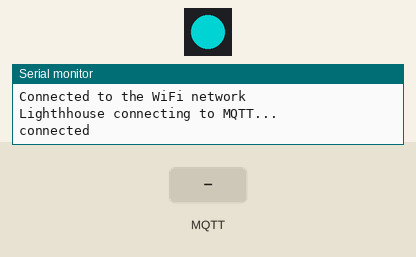
Bench run of a sketch on a simulated ESP8266 (Wemos D1 mini). Parts: 1 RGB LEDs in strip order, left to right, the last lines printed to the serial monitor. Inputs (shaded band) come from the test bench. Dim RGB values are drawn brighter than linear; WiFi joins after 1.5 s; servers stay silent unless stated; no MQTT or app messages arrive unless stated.

Above: at 2.43 s.
2.8 s: MQTT message "5" arrives on the first subscribed topic
At 3.5 s:
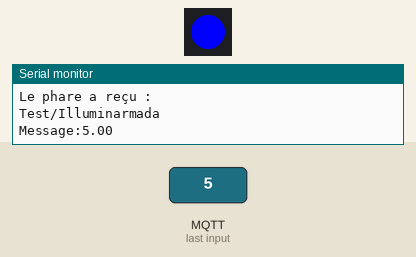
4.5 s: MQTT message "0" arrives on the first subscribed topic
At 4.77 s:
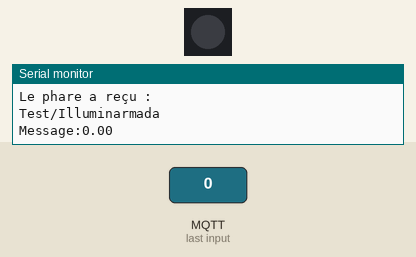
7.5 s: MQTT message "90" arrives on the first subscribed topic
At 8.7 s:
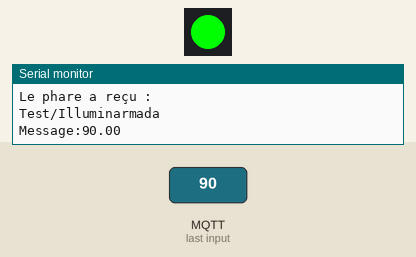
9.0 s: MQTT message "1" arrives on the first subscribed topic
At 9.9 s:
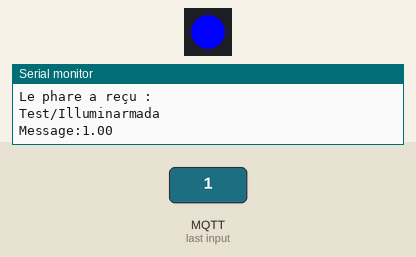
10.5 s: MQTT message "200" arrives on the first subscribed topic
At 10.9 s:
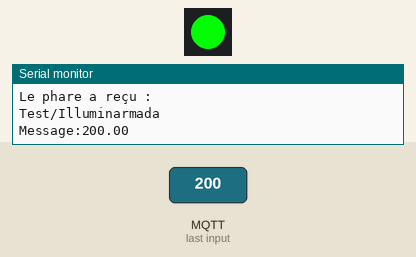
Timing chart, 0 to 13.1 s (numbered marks = the images above; inputs shaded):
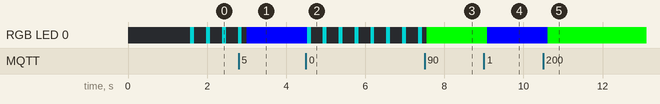

The sketch:

Receiver_NeoSound.ino
```cpp
  // ==================================================================== NEOPIXEL LED =========================================================================

// Librairie pour la Led neopixel
#include <Adafruit_NeoPixel.h> // librairie pour les neopixel

// IMPORTANT: Set pixel COUNT, PIN and TYPE
#define PIXEL_PIN D2    // Pin digitale d'où on envoie le signal vers les leds,
#define PIXEL_COUNT 1  // nbr de led dans la bande
#define PIXEL_TYPE NEO_GRB + NEO_KHZ800

//instanciation de l'objet strip
Adafruit_NeoPixel strip(PIXEL_COUNT, PIXEL_PIN, PIXEL_TYPE);


// Mes variables pour le Neo + Thermometre :

// Variables pour la temperature :
//int reading;
//float voltage;
float temperatureC;
char receiveStringTemperature [30];


// Variables pour le rgb et clignotement

bool blink = false;   // booléen pour le clignotement ; true = clignotement ; false = continu
int mappedGreen =0;
int mappedBlue =0;
int mappedRed =0;

int tempMinBlue;    // Les 4 variables ici définissent les intervalles de températures pour lequel on est en bleu (froid) ou en rouge (chaud)
int tempMaxBlue;
int tempMinRed;
int tempMaxRed;

float borneInfTempIdeal ;  // Les 2 variables ici détermine l'intervalle de témpérature idéale où on clignotera en vert
float borneSupTempIdeal ;

//===================================================================  FIN NEOPIXEL LED ===========================================================================


//===================================================================  MQTT PROTOCOLE =============================================================================

// Librairies pour le MQTT
#include <PubSubClient.h>
#include <ESP8266WiFi.h>
#include <WiFiClient.h>


// Mes variables pour le MQTT :


const char* ssid = "PROXIMUS";  // nom du sous-réseau
const char* password = "digitalent"; // mdp du sous-réseau


const char* mqttServer = "broker.hivemq.com";  // serveur public open test, à changer après sur un serveur privé pour plus de sécurité
const int mqttPort = 1883;  // par défaut 1883
const char* mqttUser = "Jean";
const char* mqttPassword = "Poche";


WiFiClient espClient;  // instanciation de l'objet espClient de type WiFiClient issu de la library
PubSubClient client(espClient);  // instanciation de l'objet client de type PubSubClient issu de la library
// l'instanciation de l'objet de type PubSubClient peut être surchargée avec plus d'arguments


//char* buff_msg[32]; // mqtt message


//=================================================================== FIN MQTT PROTOCOLE =============================================================================


//=================================================================== SON VIA BUZZER  =============================================================================


//#define BUZZER_PIN D7
//const int buzzer = 9;
const int buzzer = D5; //Define pin 10, can use other PWM pins  (5,6 or 9)
//Note pins 3 and 11 can't be used when using the tone function in Arduino Uno
const int songspeed = 1.5; //Change to 2 for a slower version of the song, the bigger the number the slower the song
//*****************************************
//Defining note frequency
#define NOTE_C4  262
#define NOTE_D4  294
#define NOTE_E4  330
#define NOTE_F4  349
#define NOTE_G4  392
#define NOTE_A4  440
#define NOTE_B4  494
#define NOTE_C5  523
#define NOTE_D5  587
#define NOTE_E5  659
#define NOTE_F5  698
#define NOTE_G5  784
#define NOTE_A5  880
#define NOTE_B5  988

//*****************************************
int mesNotes[] = {       //Note of the song, 0 is a rest/pulse  (1 est le rest/pulse pour wemos)
//================================================  REMARQUE : POUR LA WEMOS, ON A DU REMPLACER TOUS LES 0 PAR DES 1 SINON CA CALAIT AU 1er 0 ==========================
  NOTE_C5, NOTE_G4, NOTE_E4,NOTE_C4,1
};

int mesDurations[] = {         //duration of each note (in ms) Quarter Note is set to 250 ms
  250, 250, 250, 250,125
};

/*
int mesNotes2[] = {       //Note of the song, 0 is a rest/pulse  (1 est le rest/pulse pour wemos)
//================================================  REMARQUE : POUR LA WEMOS, ON A DU REMPLACER TOUS LES 0 PAR DES 1 SINON CA CALAIT AU 1er 0 ==========================
  NOTE_G4, 1, NOTE_G4, 1, NOTE_G4,NOTE_A4, NOTE_B4
};

int mesDurations2[] = {         //duration of each note (in ms) Quarter Note is set to 250 ms
  250, 125, 250, 125, 500, 250, 250
};
*/


int notes[] = {       //Note of the song, 0 is a rest/pulse  (1 est le rest/pulse pour wemos)
//================================================  REMARQUE : POUR LA WEMOS, ON A DU REMPLACER TOUS LES 0 PAR DES 1 SINON CA CALAIT AU 1er 0 ==========================
  NOTE_E4, NOTE_G4, NOTE_A4, NOTE_A4, 1,
  NOTE_A4, NOTE_B4, NOTE_C5, NOTE_C5, 1,
  NOTE_C5, NOTE_D5, NOTE_B4, NOTE_B4, 1,
  NOTE_A4, NOTE_G4, NOTE_A4, 1,

  NOTE_E4, NOTE_G4, NOTE_A4, NOTE_A4, 1,
  NOTE_A4, NOTE_B4, NOTE_C5, NOTE_C5, 1,
  NOTE_C5, NOTE_D5, NOTE_B4, NOTE_B4, 1,
  NOTE_A4, NOTE_G4, NOTE_A4, 1,

  NOTE_E4, NOTE_G4, NOTE_A4, NOTE_A4, 1,
  NOTE_A4, NOTE_C5, NOTE_D5, NOTE_D5, 1,
  NOTE_D5, NOTE_E5, NOTE_F5, NOTE_F5, 1,
  NOTE_E5, NOTE_D5, NOTE_E5, NOTE_A4, 1,

  NOTE_A4, NOTE_B4, NOTE_C5, NOTE_C5, 1,
  NOTE_D5, NOTE_E5, NOTE_A4, 1,
  NOTE_A4, NOTE_C5, NOTE_B4, NOTE_B4, 1,
  NOTE_C5, NOTE_A4, NOTE_B4, 1,


  NOTE_A4, NOTE_A4,
  //Repeat of first part
  NOTE_A4, NOTE_B4, NOTE_C5, NOTE_C5, 1,
  NOTE_C5, NOTE_D5, NOTE_B4, NOTE_B4, 1,
  NOTE_A4, NOTE_G4, NOTE_A4, 1,

  NOTE_E4, NOTE_G4, NOTE_A4, NOTE_A4, 1,
  NOTE_A4, NOTE_B4, NOTE_C5, NOTE_C5, 1,
  NOTE_C5, NOTE_D5, NOTE_B4, NOTE_B4, 1,
  NOTE_A4, NOTE_G4, NOTE_A4, 1,

  NOTE_E4, NOTE_G4, NOTE_A4, NOTE_A4, 1,
  NOTE_A4, NOTE_C5, NOTE_D5, NOTE_D5, 1,
  NOTE_D5, NOTE_E5, NOTE_F5, NOTE_F5, 1,
  NOTE_E5, NOTE_D5, NOTE_E5, NOTE_A4, 1,


  NOTE_A4, NOTE_B4, NOTE_C5, NOTE_C5, 1,
  NOTE_D5, NOTE_E5, NOTE_A4, 1,
  NOTE_A4, NOTE_C5, NOTE_B4, NOTE_B4, 1,
  NOTE_C5, NOTE_A4, NOTE_B4, 1,
  //End of Repeat

  NOTE_E5, 1, 1, NOTE_F5, 1, 1,
  NOTE_E5, NOTE_E5, 1, NOTE_G5, 1, NOTE_E5, NOTE_D5, 1, 1,
  NOTE_D5, 1, 1, NOTE_C5, 1, 1,
  NOTE_B4, NOTE_C5, 1, NOTE_B4, 1, NOTE_A4,

  NOTE_E5, 1, 1, NOTE_F5, 1, 1,
  NOTE_E5, NOTE_E5, 1, NOTE_G5, 1, NOTE_E5, NOTE_D5, 1, 1,
  NOTE_D5, 1, 1, NOTE_C5, 1, 1,
  NOTE_B4, NOTE_C5, 1, NOTE_B4, 1, NOTE_A4
};


//*****************************************
int duration[] = {         //duration of each note (in ms) Quarter Note is set to 250 ms
  125, 125, 250, 125, 125,
  125, 125, 250, 125, 125,
  125, 125, 250, 125, 125,
  125, 125, 375, 125,

  125, 125, 250, 125, 125,
  125, 125, 250, 125, 125,
  125, 125, 250, 125, 125,
  125, 125, 375, 125,

  125, 125, 250, 125, 125,
  125, 125, 250, 125, 125,
  125, 125, 250, 125, 125,
  125, 125, 125, 250, 125,

  125, 125, 250, 125, 125,
  250, 125, 250, 125,
  125, 125, 250, 125, 125,
  125, 125, 375, 375,

  250, 125,
  //Rpeat of First Part
  125, 125, 250, 125, 125,
  125, 125, 250, 125, 125,
  125, 125, 375, 125,

  125, 125, 250, 125, 125,
  125, 125, 250, 125, 125,
  125, 125, 250, 125, 125,
  125, 125, 375, 125,

  125, 125, 250, 125, 125,
  125, 125, 250, 125, 125,
  125, 125, 250, 125, 125,
  125, 125, 125, 250, 125,

  125, 125, 250, 125, 125,
  250, 125, 250, 125,
  125, 125, 250, 125, 125,
  125, 125, 375, 375,

  //End of Repeat

  250, 125, 375, 250, 125, 375,
  125, 125, 125, 125, 125, 125, 125, 125, 375,
  250, 125, 375, 250, 125, 375,
  125, 125, 125, 125, 125, 500,

  250, 125, 375, 250, 125, 375,
  125, 125, 125, 125, 125, 125, 125, 125, 375,
  250, 125, 375, 250, 125, 375,
  125, 125, 125, 125, 125, 500
};


//============================================================== FIN SON VIA BUZZER ===========================================================================


//============================================================== METHODE setup()  =============================================================================

void setup()
{
    Serial.begin(9600);

    //int mappedGreen =0;
    //int mappedBlue =0;
    //int mappedRed =0;

    strip.begin(); // Methode de la librairie - Initialize all pixels to 'off'
    strip.show();  //

    // Pour la connexion au wifi :  =====================================================================================================================
    WiFi.begin(ssid, password); // on try la connexion au wifi

    // on check si le wifi est connecté sinon on affiche connecting
    while(WiFi.status()!= WL_CONNECTED)
    {
     delay(500);
     Serial.println("Connecting to WiFi..");
    }
    Serial.println("Connected to the WiFi network");

    // Pour set l'adresse et le port du serveur MQTT : ===================================================================================================
    client.setServer(mqttServer, mqttPort);

    // Pour dire au programme ce qu'il doit faire avec les messages MQTT entrants : ========================================================================
    //setCallback method of the PubSub object to set a function that is executed when a MQTT message is received. Traditionally this function is called ‘callback’, but you can give it any other name
    // on passe donc en argument de setCallback une autre méthode appelée généralement callback
    client.setCallback(callback);

    // Pour se connecter au serveur MQTT ( de pref dans une boucle jusqu'au succès de la connexion)========================================================
    while (!client.connected())  // tant que client.connected retourne false, on boucle  => client.connected devient true quand client.connect() retourne true
    {
      Serial.println("Lighthhouse connecting to MQTT...");
      if (client.connect("MQTT-LA-LAMPE-88", mqttUser, mqttPassword ))
      //if (client.connect("ESP8266Client"))
      {
        Serial.println("connected");
      }
      else
      {
        Serial.println("failed with state ");
        Serial.println(client.state());
        delay(2000);
      }
    }

    // Pour subscribe à un topic pour informer le broker quels messages d'autres publishers on veut recevoir =============================================================
    // we do that with the subscribe method, with the topic name as argument. We can take any topic we desire, but for now lets subscribe to the same topic as we publish.

    client.subscribe("Test/Illuminarmada");

    // Pour publier un premier message MQTT style hello world pour tester ========================================================================================
    // The setup function is a good place to publish our first MQTT message to tell the world we are there. Kind of an “Hello World” to let the broker know we are on line.
    // We do this with the publish method, that takes a topic and a message as arguments. As a topic we choose “test/esp8266”, and for a message “Hello ESP world”.

    client.publish("Test/Illuminarmada"," LE PHARE EST EN STANDBY ");
    //client.publish("Test/Illuminarmada"," TEMPERATURE = SETUPAGE");

    // FAIRE ATTENTION A BIEN METTRE LE MEME NOM DE TOPIC AVEC LES SLASH AU DEBUT


     //sprintf(buff_msg, "%d", temperature);

     //sprintf(publishStringTemperature, "%.2f", temperatureC);
     // mettre %.2f pour que 2 decimales, %.3f pour 3 decimales etc

     //Particle.publish("Temperature", publishStringTemperature);
     //client.publish("topic", buff_msg);


  }
// =================================================================== FIN METHODE setup() =======================================================================


 //==================================================================== METHODE loop() ===========================================================================
void loop()
{


  //=============================================================== GESTION DES DECONNEXIONS ======================================================================
    client.loop();
    //WiFi.begin(ssid, password); // on try la connexion au wifi

    // on check si le wifi est connecté sinon on affiche connecting
    if (WiFi.status()!=WL_CONNECTED)
    {
      while(WiFi.status()!= WL_CONNECTED)
      {
       delay(500);
       Serial.println("Connecting to WiFi..");
      }
      Serial.println("Connected to the WiFi network");
    }


    if (!client.connected())
    {
      Serial.println("Pas connecté au broker MQTT");
       while (!client.connected())  // tant que client.connected retourne false, on boucle  => client.connected devient true quand client.connect() retourne true
      {
        Serial.println("Connecting to MQTT...");
        if (client.connect("MQTT-LA-LAMPE-88", mqttUser, mqttPassword ))
        //if (client.connect("ESP8266Client"))
        {
          Serial.println("connected");
          client.subscribe("Test/Illuminarmada");
        }
        else
        {
          Serial.println("failed with state ");
          Serial.println(client.state());
          delay(2000);
        }
      }
    }

    client.loop();


    // ==================================== DETERMINATION RGB + CLIGNOTEMENT ======================================================

    //Serial.println(temperatureC);
    //delay(2000);
    // bornes min et max du range de valeurs possibles du thermo
    tempMinBlue = 26;
    tempMaxBlue = 36;

    tempMinRed = 38;
    tempMaxRed=48;

    // borne min et max du range de valeurs idéales du thermo

    borneInfTempIdeal =36;
    borneSupTempIdeal = 38;

    //Clignotement violet sur la temperature = 0 pour signifier qu on a tjrs rien reçu
    if(temperatureC==0.00)   // remarque : il faut mettre 0.00 et pas 0,00
    {
      blink=true;
      mappedGreen=0;
      mappedBlue=126;
      mappedRed=126;

    }

    // si on est pas = 0.00, alors on a reçu un message du broker avec une valeur, on passe alors dans le else pour faire des tests sur cette valeur
    else
    {
      //on check si c est dans l intervalle de température idéal, ici [19-20] bornes incluses pour led verte + musique
      if (temperatureC >= float(borneInfTempIdeal) && temperatureC <= float(borneSupTempIdeal))
      {
          //blink = true;  // clignotement
          mappedGreen = 255; // clignotement vert
          mappedBlue = 0;
          mappedRed = 0;
          rainbow(mappedRed, mappedBlue, mappedGreen, blink);
          //music();
          myMusic();
      }

      // si on est pas dans l'intervalle, on va determiner si on est en dessous ou en haut => on met le vert à 0 car ca sera soit rouge ou bleu
      else
      {
        blink = false;
        mappedGreen = 0;

        int temperatureCInt = temperatureC;

        //si c'est en dessous de la temp max bleue, on met le rouge à 0
        if( temperatureC < float(tempMaxBlue))
        {
            mappedRed=0;

            // si c'est au dessus de la temp min bleue, on fait un mapping de la valeur temperatureCINT qui est dans l intervalle ]tempMinBlue,tempMaxBlue[ sur un intervalle de [255,30]
            // donc plus c est froid, plus le bleu sera fort
            if(temperatureC> float(tempMinBlue))
            {
            mappedBlue = map(temperatureCInt,tempMinBlue,tempMaxBlue,255,30);
            // on mappe la value du thermometre TemperatureCInt dans l'intervalle [tempMinBlue,tempMaxBlue] sur un intervalle de [255-30]
            // donc si on est à 15 dans [14-17] , on aura un mappedBlue très proche de 255.
            //si on est à 17 dans [14-17], on aura un mappedBlue à 30
            // ici on aura mappedGreen à 0, mappedRed à 0 et mappedBlue à une valeur entre 255 et 30 (plus c'est froid, plus c'est proche de 255)
            }

            //si temperatureC est < à tempMinBlue, alors il fait très froid. On met le mappedBlue au max et on bloque, qu il fasse 5 degrés ou - 10 ca sera le meme bleu sans variation
            else
            {
              mappedBlue=255;
            }

        }


        // Meme raisonnement que pour le bleu en terme d'if etc, sauf qu ici ca sera rouge
        else if (temperatureC > float(tempMinRed))
        {

          mappedBlue=0;

          if(temperatureC < float(tempMaxBlue))
          {
          mappedRed = map(temperatureCInt, tempMinRed,tempMaxRed,30,255);
        // on mappe la value du thermometre TemperatureCInt dans l'intervalle [tempMinRed,tempMaxRed] sur un intervalle de [30-255]
        // ici on aura mappedGreen à 0, mappedBlue à 0 et mappedRed à une valeur entre 30 et 255 (plus c'est chaud, plus c'est proche de 255)
          }
          else
          {
            mappedRed=255;
          }
        }
        //rainbow(mappedRed, mappedBlue, mappedGreen, blink);
    }

    //rainbow(mappedRed, mappedBlue, mappedGreen, blink); // methode définie en dessous à laquelle on passe 4 arguments ( R,B,G,blink)

  }

  // Pour chaque cas de figure, on a set des mappedRed, mappedBlue, mappedGreen spécifiques. On les envoie ici comme argument à rainbow() qui va se charger de l'allumage
  rainbow(mappedRed,mappedBlue,mappedGreen,blink);
}


// ================================================================  FIN METHODE loop() ======================================================================


// ====================================================================  METHODE rainbow() =======================================================================
void rainbow(int argMappedRed, int argMappedBlue, int argMappedGreen, bool argBlink)
{
  //uint16_t i, j;
  //uint16_t funcvaleur = 255/2;
    int i;


    for(i=0; i<strip.numPixels(); i++)
    {
        // argument pour la methode qui suit : (NumeroLed, Green, Red, Blue)  donc c'est GRB
        strip.setPixelColor(i, argMappedGreen ,argMappedRed,argMappedBlue);
        strip.show();
    }
    delay(100);

    if(argBlink == true)
    {
        for(i=0; i<strip.numPixels(); i++)
        {
            // argument pour la methode qui suit : (NumeroLed, Green, Red, Blue)  donc c'est GRB
            //Music();
            strip.setPixelColor(i, 0,0,0);
            strip.show();

        }
        delay(100);
    }


}
// =============================================================== FIN METHODE rainbow() =====================================================================


//===============================================================   METHODE callback() ================================================================================
void callback(char* topic, byte* payload, unsigned int length)
{

  Serial.println("Message arrived in topic: ");
  Serial.println("Le phare a reçu : ");
  Serial.println(topic);
  Serial.print("Message:");
  char receivedChars [4] ;
  for(int i = 0; i < length; i++) {
    receivedChars[i] = (char)payload[i];
    //Serial.print((char)payload[i]);
  }
   //Serial.println(receivedChars);

    //transfo de char vers float
  temperatureC= atof(receivedChars);
  Serial.println(temperatureC);
  return;
}
//============================================================= FIN METHODE callback () ===================================================================================


// ==========================================================  METHODE music() ========================================================================================
void music()
{

  for (int i = 0; i <3 ; i++) {       //203 is the total number of music notes in the song
    int wait = duration[i] * songspeed;
    tone(buzzer, notes[i], wait);        //tone(pin,frequency,duration)
    delay(wait);
  }                        //delay is used so it doesn't go to the next loop before tone is finished playing
  //You can click reset on Arduino to replay the song

}

// ==========================================================  METHODE myMusic() ========================================================================================
void myMusic()
{

  for (int i = 0; i <5  ; i++) {       //203 is the total number of music notes in the song
    int wait = mesDurations[i] * songspeed;
    tone(buzzer, mesNotes[i], wait);        //tone(pin,frequency,duration)
    delay(wait);
  }                        //delay is used so it doesn't go to the next loop before tone is finished playing
  //You can click reset on Arduino to replay the song

}
```

Measured:
- after the input at 4.5 s, RGB LED 0: alternates RGB(0, 126, 126) for 0.10 s and off for 0.30 s, starting at once
- after the input at 9.0 s, RGB LED 0: RGB(0, 255, 0) → RGB(0, 0, 255) after 0.08 s
- after the input at 10.5 s, RGB LED 0: RGB(0, 0, 255) → RGB(0, 255, 0) after 0.11 s
